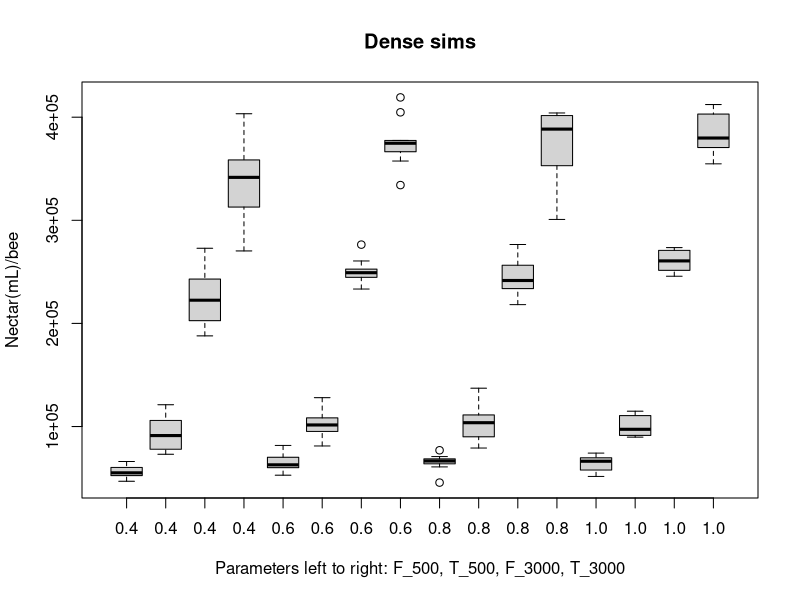
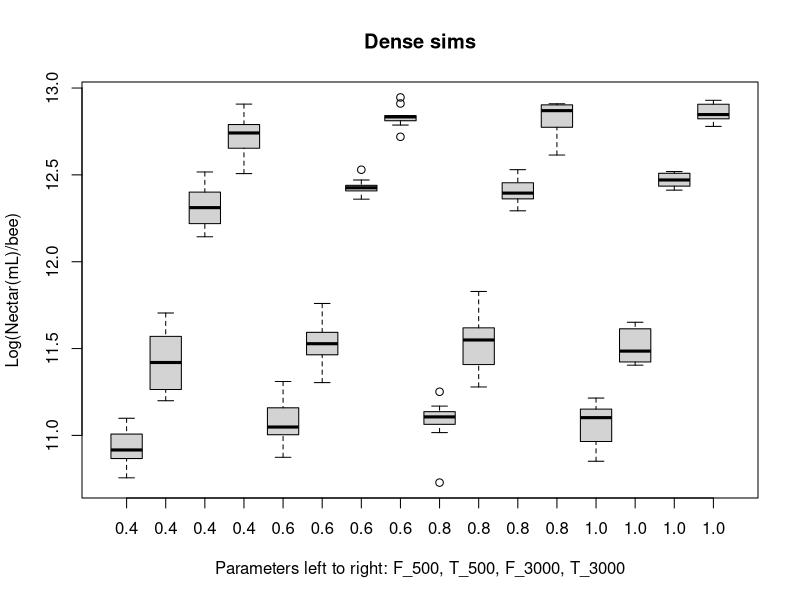
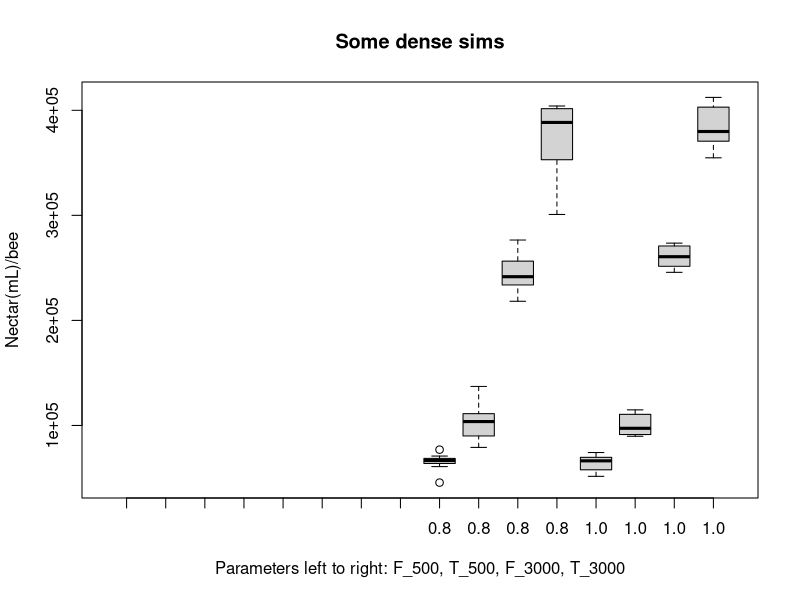
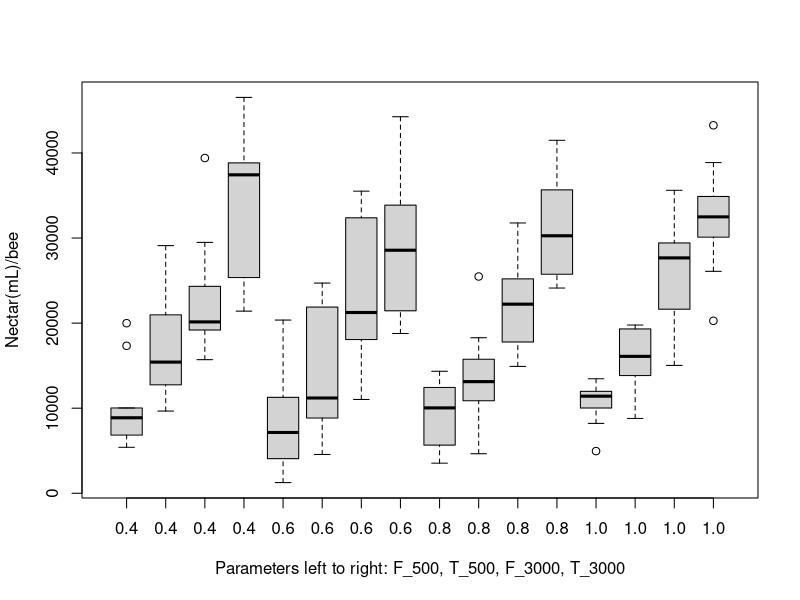
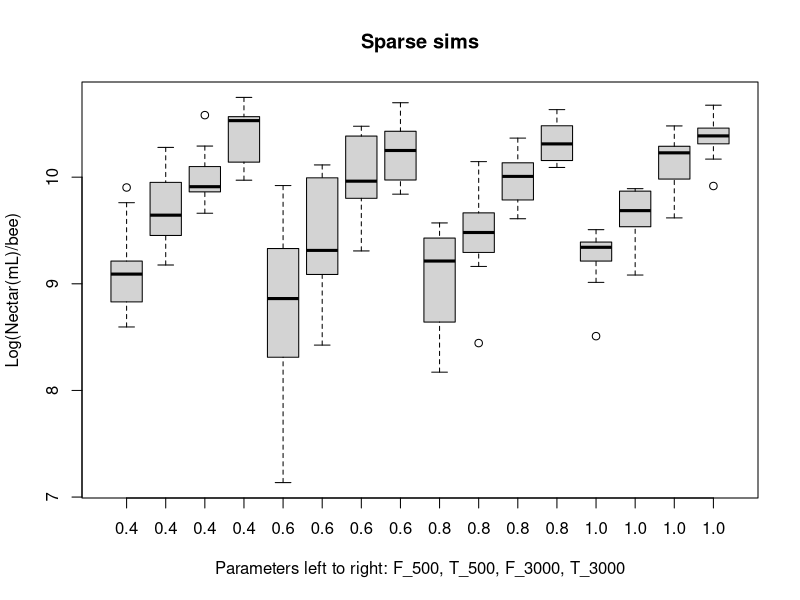
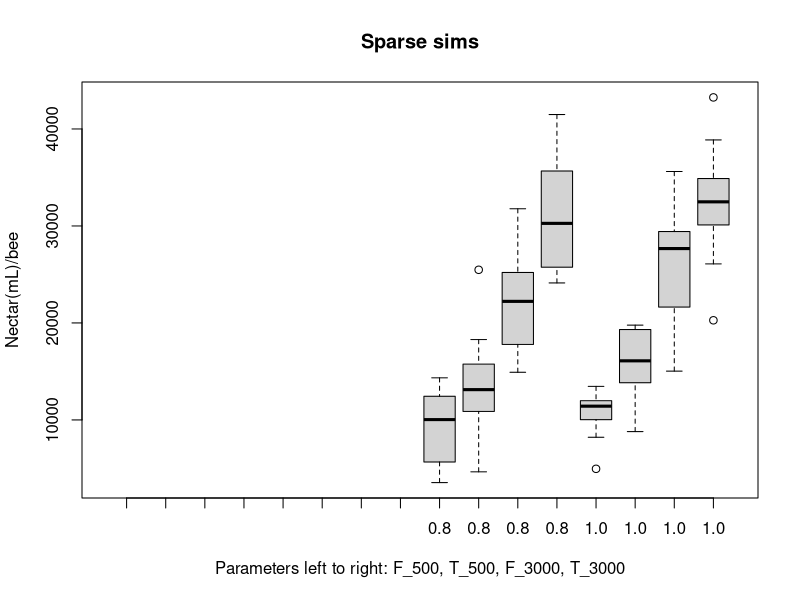

These figures' R source, in order:
## ---- chunk 1
library(dplyr)
# setwd("~/Google Drive/Semester 8/Thesis/NetLogo+R GitHub/NetLogo R Analyses/Sim Analyses2")

# Simulation data
all.data <- read.csv("Bees sim_all2-table.csv", skip = 6, stringsAsFactors=FALSE)

# Data cleanup
all.data$environment <- as.factor(sapply(1:nrow(all.data), 
                                         function(i) {i <- paste(substr(all.data$resource_density[i],2,2), ": ", 
                                                                 substr(all.data$R_value[i], 2,4), sep = "")}))
names(all.data)[5] <- "communication"
all.data$communication <- as.factor(all.data$communication)
all.data$population <- as.factor(all.data$population)
names(all.data)[11] <- "nectar.bee"
all.data$log.nectar.bee <- log(all.data$nectar.bee)

# Dense
dense.data <- all.data %>% filter(resource_density == "\"dense\"")
dense.data$environment <- as.factor(as.character(dense.data$environment))
dense.data.some <- dense.data %>% filter(environment == "d: 0.8" | 
                                           environment == "d: 1.0")
# Sparse
sparse.data <- all.data %>% filter(resource_density == "\"sparse\"")
sparse.data$environment <- as.factor(as.character(sparse.data$environment))
sparse.data.some <- sparse.data %>% filter(environment == "s: 0.8" | 
                                             environment == "s: 1.0")
## ---- chunk 2
# Plot results
boxplot(nectar.bee ~ communication+population+environment, data=dense.data, ylab = "Nectar(mL)/bee", 
        xlab = "Parameters left to right: F_500, T_500, F_3000, T_3000", main = "Dense sims", 
        names = c("0.4", "0.4", "0.4", "0.4",
                  "0.6", "0.6", "0.6", "0.6",
                  "0.8", "0.8", "0.8", "0.8",
                  "1.0", "1.0", "1.0", "1.0"))

boxplot(log.nectar.bee ~ communication+population+environment, data=dense.data, ylab = "Log(Nectar(mL)/bee)", 
        xlab = "Parameters left to right: F_500, T_500, F_3000, T_3000", main = "Dense sims", 
        names = c("0.4", "0.4", "0.4", "0.4",
                  "0.6", "0.6", "0.6", "0.6",
                  "0.8", "0.8", "0.8", "0.8",
                  "1.0", "1.0", "1.0", "1.0"))

boxplot(nectar.bee ~ communication+population+environment, data=dense.data.some, ylab = "Nectar(mL)/bee", 
        xlab = "Parameters left to right: F_500, T_500, F_3000, T_3000", main = "Some dense sims", 
        names = c("", "", "", "", 
                  "", "", "", "", 
                  "0.8", "0.8", "0.8", "0.8",
                  "1.0", "1.0", "1.0", "1.0"))

## ---- chunk 3
# Plot results
boxplot(nectar.bee ~ communication+population+environment, data=sparse.data, ylab = "Nectar(mL)/bee", 
        xlab = "Parameters left to right: F_500, T_500, F_3000, T_3000", 
        names = c("0.4", "0.4", "0.4", "0.4",
                  "0.6", "0.6", "0.6", "0.6",
                  "0.8", "0.8", "0.8", "0.8",
                  "1.0", "1.0", "1.0", "1.0"))

boxplot(log.nectar.bee ~ communication+population+environment, data=sparse.data, ylab = "Log(Nectar(mL)/bee)", 
        xlab = "Parameters left to right: F_500, T_500, F_3000, T_3000", main = "Sparse sims", 
        names = c("0.4", "0.4", "0.4", "0.4",
                  "0.6", "0.6", "0.6", "0.6",
                  "0.8", "0.8", "0.8", "0.8",
                  "1.0", "1.0", "1.0", "1.0"))

boxplot(nectar.bee ~ communication+population+environment, data=sparse.data.some, ylab = "Nectar(mL)/bee", 
        xlab = "Parameters left to right: F_500, T_500, F_3000, T_3000", main = "Sparse sims", 
        names = c("", "", "", "", 
                  "", "", "", "", 
                  "0.8", "0.8", "0.8", "0.8",
                  "1.0", "1.0", "1.0", "1.0"))
## ---- chunk 4
null <- lm(nectar.bee ~ population+communication+environment, data = all.data)
alt.1a <- lm(nectar.bee ~ population*communication+environment, data = all.data)
anova(null, alt.1a)
## ---- chunk 5
alt.1b <- lm(nectar.bee ~ population*environment+communication, data = all.data)
anova(null, alt.1b)
## ---- chunk 6
alt.1c <- lm(nectar.bee ~ population+communication*environment, data = all.data)
anova(null, alt.1c)
## ---- chunk 7
null.all.1 <- lm(nectar.bee ~ population + communication + environment + 
                   population*communication + population*environment + communication*environment, data = all.data)
alt.all.1 <- lm(nectar.bee ~ population*communication*environment, data = all.data)
anova(null.all.1, alt.all.1)
## ---- chunk 8
# found.all
null.2 <- glm(cbind(resources.found, resources.untouched) ~ population+communication+environment, family = binomial(), data = all.data)
alt.2a <- glm(cbind(resources.found, resources.untouched) ~ population*communication+environment, family = binomial(), data = all.data)
alt.2b <- glm(cbind(resources.found, resources.untouched) ~ population+communication*environment, family = binomial(), data = all.data)
alt.2c <- glm(cbind(resources.found, resources.untouched) ~ population*environment+communication, family = binomial(), data = all.data)

anova(null.2, alt.2a, test="Chisq")
anova(null.2, alt.2b, test="Chisq")
anova(null.2, alt.2c, test="Chisq")
## ---- chunk 9
null.all.2 <- glm(cbind(resources.found, resources.untouched) ~ population + communication + environment + 
                    population*communication + population*environment + communication*environment, family = binomial(), data = all.data)
alt.all.2 <- glm(cbind(resources.found, resources.untouched) ~ population*environment*communication, family = binomial(), data = all.data)
anova(null.all.2, alt.all.2, test="Chisq")
## ---- chunk 10
# found.all
null.3 <- glm(cbind(resources.depleted, (resources.found-resources.depleted)) ~ population+communication+environment, family = binomial(), data = all.data)
alt.3a <- glm(cbind(resources.depleted, (resources.found-resources.depleted)) ~ population*communication+environment, family = binomial(), data = all.data)
alt.3b <- glm(cbind(resources.depleted, (resources.found-resources.depleted)) ~ population+communication*environment, family = binomial(), data = all.data)
alt.3c <- glm(cbind(resources.depleted, (resources.found-resources.depleted)) ~ population*environment+communication, family = binomial(), data = all.data)

anova(null.3, alt.3a, test="Chisq")
anova(null.3, alt.3b, test="Chisq")
anova(null.3, alt.3c, test="Chisq")
## ---- chunk 11
null.all.3 <- glm(cbind(resources.depleted, (resources.found-resources.depleted)) ~ population + communication + environment + 
                    population*communication + population*environment + communication*environment, family = binomial(), data = all.data)
alt.all.3 <- glm(cbind(resources.depleted, (resources.found-resources.depleted)) ~ population*environment*communication, family = binomial(), data = all.data)
anova(null.all.3, alt.all.3, test="Chisq")
